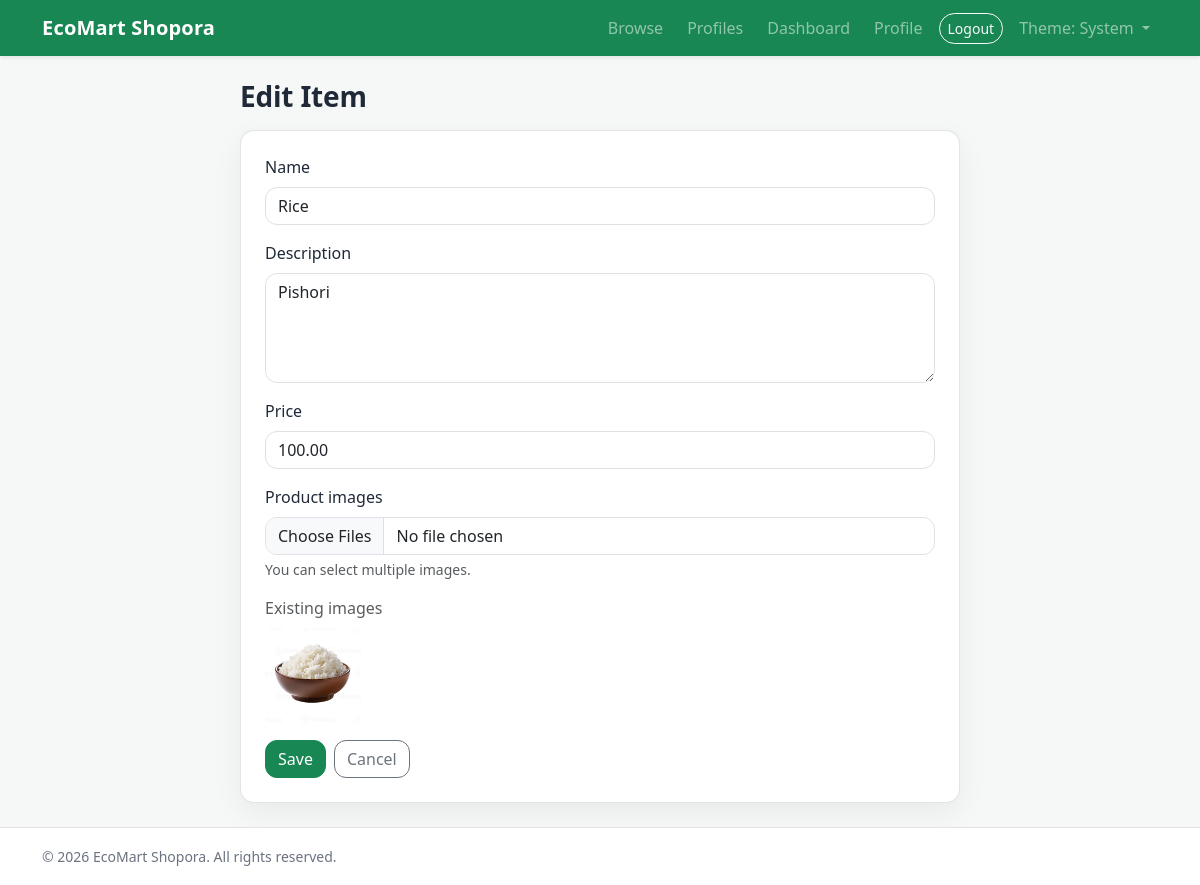
/seller/items/3/edit/ (signed in), run on the app's committed database.
### buyhive/models.py (models this page shows, shortened)
class Item(models.Model):
    owner = models.ForeignKey(
        settings.AUTH_USER_MODEL, on_delete=models.CASCADE, related_name="items"
    )
    name = models.CharField(max_length=120)
    description = models.TextField(blank=True)
    price = models.DecimalField(max_digits=10, decimal_places=2)
    created_at = models.DateTimeField(auto_now_add=True)

class ItemImage(models.Model):
    item = models.ForeignKey(Item, on_delete=models.CASCADE, related_name="images")
    image = models.FileField(upload_to="items/")
    created_at = models.DateTimeField(auto_now_add=True)

### buyhive/views.py (the view, shortened to what this page needs)
# urls.py: path("seller/items/<int:pk>/edit/", views.seller_item_update, name="seller_item_update"),
@login_required
def seller_item_update(request, pk: int):
    if not _seller_required(request):
        raise Http404()
    item = get_object_or_404(Item, pk=pk, owner=request.user)
    form = ItemForm(request.POST or None, instance=item)
    return render(
        request, "seller/item_form.html", {"form": form, "mode": "edit", "item": item}
    )

### buyhive/forms.py
class ItemForm(forms.ModelForm):
    class Meta:
        model = Item
        fields = ("name", "description", "price")
    def __init__(self, *args, **kwargs):
        super().__init__(*args, **kwargs)
        self.fields["name"].widget.attrs.update({"class": "form-control"})
        self.fields["description"].widget.attrs.update({"class": "form-control", "rows": 4})
        self.fields["price"].widget.attrs.update({"class": "form-control"})

### buyhive/views.py (called while the page is built)
def _get_or_create_profile(user):
    if not user.is_authenticated:
        return None
    profile, _ = Profile.objects.get_or_create(user=user)
    return profile

def _seller_required(request):
    if not request.user.is_authenticated:
        return False
    profile = _get_or_create_profile(request.user)
    return bool(profile and profile.account_type == Profile.ACCOUNT_SELLER) or request.user.is_staff

### buyhive/templates/seller/item_form.html (shortened to what this page needs)
{%extends 'base.html'%}
{%block content%}
  <div class="mx-auto" style="max-width: 720px;">
    <h1 class="bh-page-title h3 mb-3">{% if mode == "edit" %}Edit{% else %}Add{% endif %} Item</h1>
    <div class="bh-surface p-4">
      <form method="post" enctype="multipart/form-data">
        <div class="mb-3">
          <label class="form-label">Name</label>
          {{ form.name }}
        </div>
        <div class="mb-3">
          <label class="form-label">Description</label>
          {{ form.description }}
        </div>
        <div class="mb-3">
          <label class="form-label">Price</label>
          {{ form.price }}
        </div>
        <div class="mb-3">
          <label class="form-label">Product images</label>
          <input class="form-control" type="file" name="images" accept="image/*" multiple />
          <div class="form-text">You can select multiple images.</div>
        </div>
        {% if mode == "edit" and item and item.images.exists %}
        <div class="mb-3">
          <div class="text-muted mb-2">Existing images</div>
          <div class="d-flex flex-wrap gap-2">
            {% for img in item.images.all %}
              <img src="{{ img.image.url }}" alt="Product image" style="width: 96px; height: 96px; object-fit: cover; border-radius: 8px;" />
            {% endfor %}
          </div>
        </div>
        {% endif %}
        <div class="d-flex flex-wrap gap-2">
          <button class="btn btn-success" type="submit">Save</button>
          <a class="btn btn-outline-secondary" href="{% url 'seller_items' %}">Cancel</a>
        </div>
      </form>
    </div>
  </div>
{%endblock%}

### buyhive/static/css/app.css (style rules this page uses)
:root { --bh-bg: #f6f8f7; --bh-surface: #ffffff; --bh-text: #1f2937; --bh-muted: #6b7280; --bh-border: rgba(17, 24, 39, 0.12); }
html, body { height: 100%; }
.bh-body { min-height: 100%; display: flex; flex-direction: column; background: var(--bh-bg); color: var(--bh-text); font-family: ui-sans-serif, system-ui, -apple-system, Segoe UI, Roboto, Helvetica, Arial, "Apple Color Emoji", "Segoe UI Emoji"; }
.bh-surface { background: var(--bh-surface); border: 1px solid var(--bh-border); border-radius: 14px; box-shadow: 0 10px 30px rgba(16, 24, 40, 0.06); }
.btn, .form-control, .form-select, .card, .alert { border-radius: 12px; }
.bh-page-title { font-weight: 700; letter-spacing: -0.2px; }

### data on the page
Item: name "Rice", description "Pishori", price "100.00"
ItemImage: image (picture)
